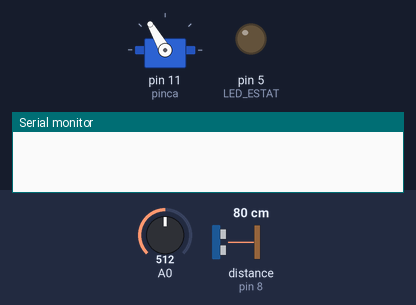
Bench run of a sketch on a simulated Arduino Uno, built with avr-gcc and run on an emulated ATmega328P. Shown: servo, output pins drawn as LEDs (lit = HIGH), the last lines printed to the serial monitor. Wiring (inferred from the names in the program): ultrasonic range finder: trigger pin 7; echo pin 8. Inputs (shaded band) come from the test bench; at power-on: distance to the obstacle (sensor on pin 8) 80 cm, A0 = 512. The echo pulse lasts 58.3 µs per cm; pins used as bus, display or sensor lines are not drawn.

Above: at 1.2 s.
1.3 s: distance to the obstacle (sensor on pin 8) set to 8 cm
2.8 s: distance to the obstacle (sensor on pin 8) set to 5 cm
At 3.7 s:
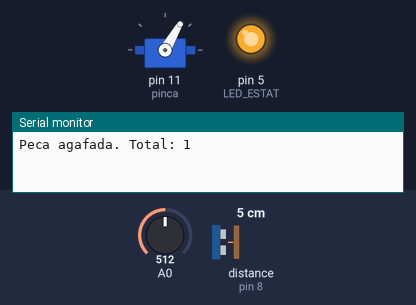
4.3 s: distance to the obstacle (sensor on pin 8) set to 11 cm
5.8 s: distance to the obstacle (sensor on pin 8) set to 14 cm
At 7.0 s:
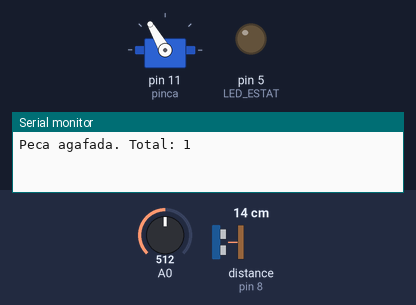
7.3 s: distance to the obstacle (sensor on pin 8) set to 2 cm
At 8.2 s:
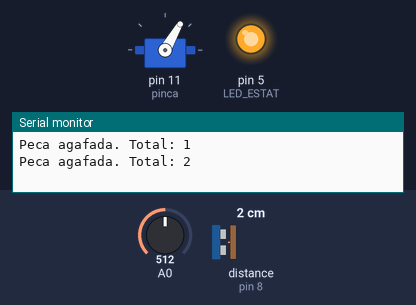
Timing chart, 0 to 9.8 s (numbered marks = the images above; inputs shaded):
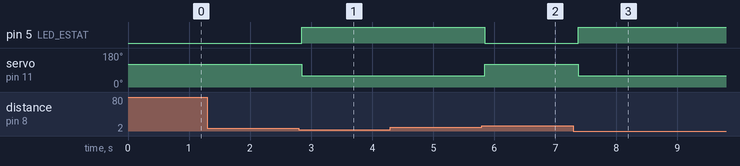

The sketch:

ampliat.ino
```cpp
/*
  Solucionari Repte SA6-A · Pinca automatica amb LED d'estat (AMPLIAT)
  AMPLIACIO 1: la FINESTRA d'histeresi es regula amb un potenciometre (A0):
               OBRE_CM va de TANCA_CM + 1 a TANCA_CM + 12.
  AMPLIACIO 2: FILTRE de soroll: mitjana de 5 mesures de l'ultrasons.
  AMPLIACIO 3: COMPTA les peces agafades i ho mostra al Monitor serie.
  Circuit: servo pinca=11 (piles + GND comu); ultrasons TRIG=7, ECHO=8;
           LED (220 ohm) al D5; potenciometre a A0.
*/

#include <Servo.h>

const int TRIG = 7, ECHO = 8;
const int LED_ESTAT = 5;
const int TANCA_CM = 6;
const int PINCA_TANCADA = 60, PINCA_OBERTA = 120;

Servo pinca;
bool pincaTancada = false;
int peces = 0;

float mesuraDistancia() {
  digitalWrite(TRIG, LOW);
  delayMicroseconds(2);
  digitalWrite(TRIG, HIGH);
  delayMicroseconds(10);
  digitalWrite(TRIG, LOW);
  long temps = pulseIn(ECHO, HIGH, 30000);
  if (temps == 0) return 400;
  return temps * 0.034 / 2.0;
}

// AMPLIACIO 2: mitjana de 5 mesures (el soroll es compensa)
float distanciaFiltrada() {
  float suma = 0;
  for (int i = 0; i < 5; i++) {
    suma += mesuraDistancia();
    delay(10);
  }
  return suma / 5.0;
}

void setup() {
  pinMode(TRIG, OUTPUT);
  pinMode(ECHO, INPUT);
  pinMode(LED_ESTAT, OUTPUT);
  pinca.write(PINCA_OBERTA);
  pinca.attach(11);
  Serial.begin(9600);
}

void loop() {
  // AMPLIACIO 1: el llindar alt surt del potenciometre
  int obreCm = map(analogRead(A0), 0, 1023, TANCA_CM + 1, TANCA_CM + 12);
  float d = distanciaFiltrada();

  if (!pincaTancada && d < TANCA_CM) {
    pincaTancada = true;
    pinca.write(PINCA_TANCADA);
    peces++;                                // AMPLIACIO 3
    Serial.print("Peca agafada. Total: ");
    Serial.println(peces);
  } else if (pincaTancada && d > obreCm) {
    pincaTancada = false;
    pinca.write(PINCA_OBERTA);
  }
  digitalWrite(LED_ESTAT, pincaTancada);
  delay(10);
}
```

Measured:
- the behaviour switches between 7 and 6 cm on distance to the obstacle (sensor on pin 8) (found by bisection; images 0 and 1)
- the behaviour switches between 12 and 13 cm on distance to the obstacle (sensor on pin 8) (found by bisection; images 1 and 2)
- after the input at 1.3 s, every drawn part: stays the same
- after the input at 2.8 s, pin 5 (LED_ESTAT): LOW → HIGH after 0.05 s; servo on pin 11 (pinca): 120° → 60° after 0.05 s
- after the input at 4.3 s, every drawn part: stays the same
- after the input at 5.8 s, pin 5 (LED_ESTAT): HIGH → LOW at once; servo on pin 11 (pinca): 60° → 120° at once
- after the input at 7.3 s, pin 5 (LED_ESTAT): LOW → HIGH after 0.08 s; servo on pin 11 (pinca): 120° → 60° after 0.08 s
